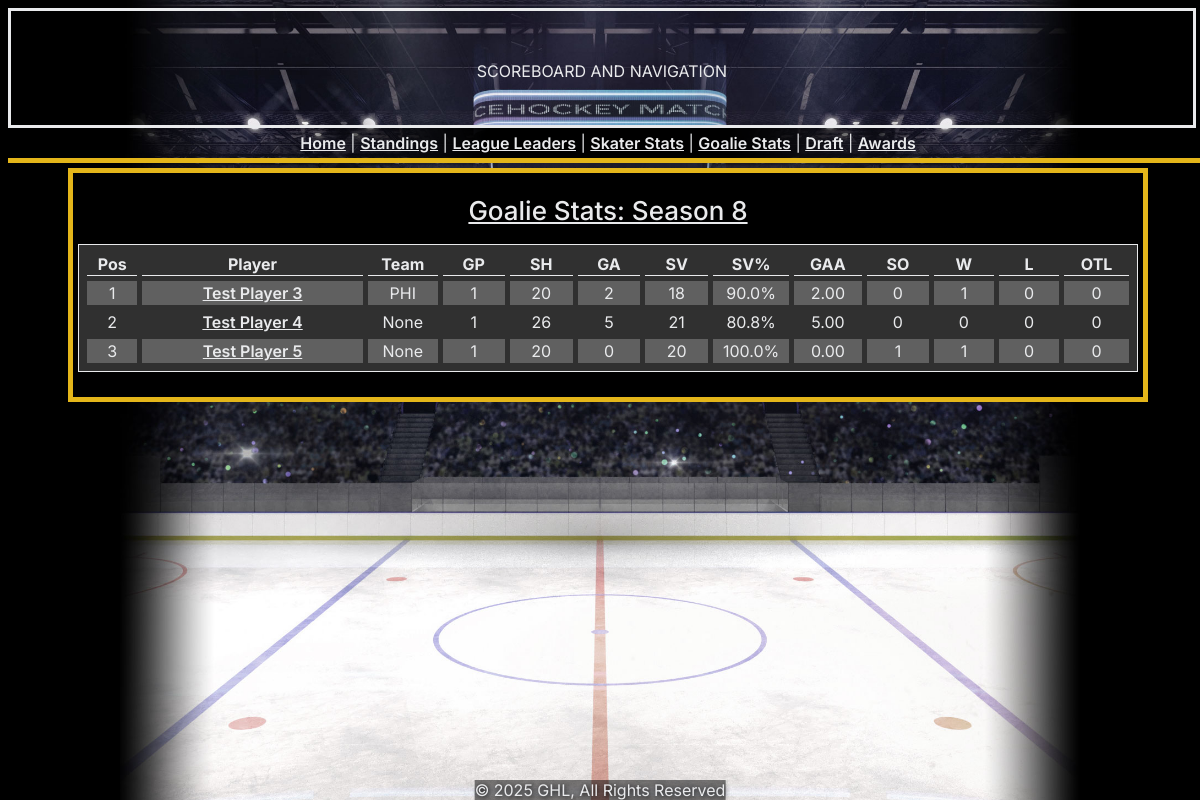
The page /goalies/ on the database as committed earlier.
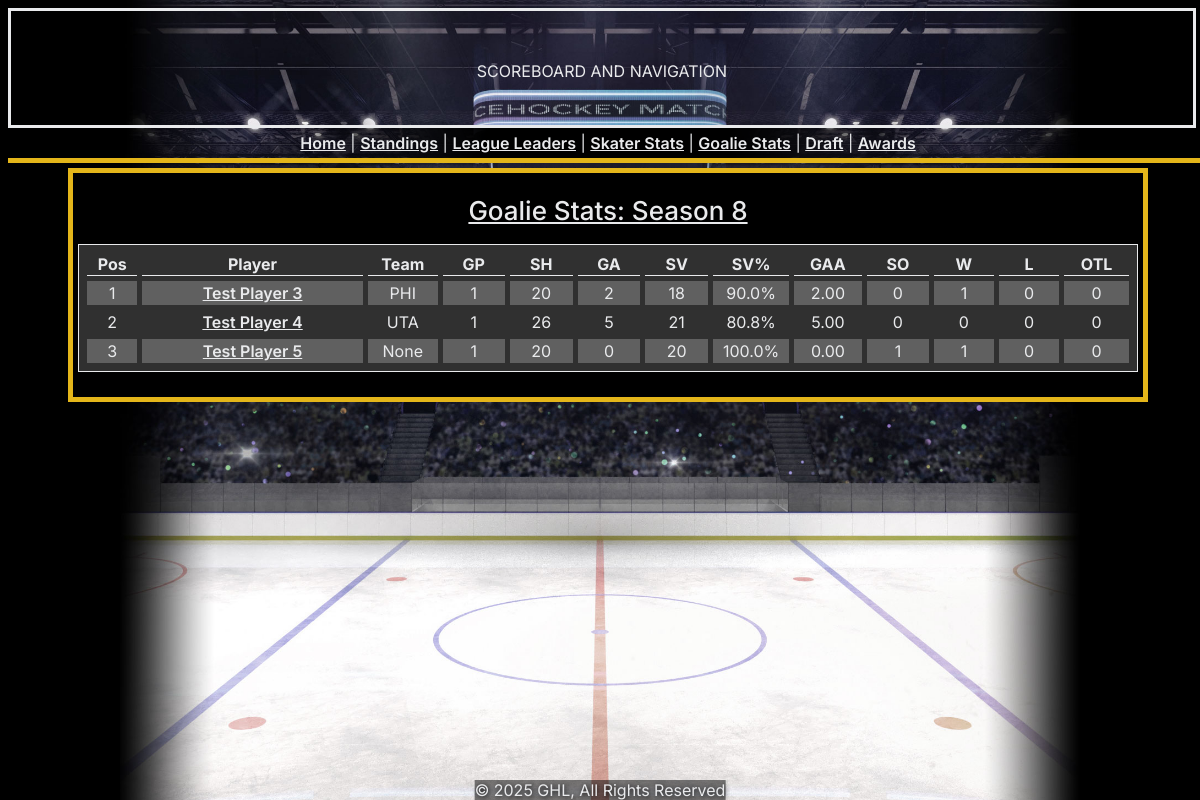
The same page on the database as committed later.
### GHLWebsiteApp/models.py (models this page shows, shortened)
class GoalieRecord(models.Model):
    ea_player_num = models.ForeignKey(Player, on_delete = models.CASCADE)
    game_num = models.ForeignKey(Game, on_delete = models.CASCADE)
    ea_club_num = models.ForeignKey(Team, on_delete = models.CASCADE)
    shots_against = models.PositiveSmallIntegerField(default="0")
    saves = models.PositiveSmallIntegerField(default="0")
    win = models.BooleanField(default="0")
    loss = models.BooleanField(default="0")
    otloss = models.BooleanField(default="0")
    shutout = models.BooleanField(default="0")
    breakaway_shots = models.PositiveSmallIntegerField(default="0")
    breakaway_saves = models.PositiveSmallIntegerField(default="0")
    ps_shots = models.PositiveSmallIntegerField(default="0")
    ps_saves = models.PositiveSmallIntegerField(default="0")

class Player(models.Model):
    ea_player_num = models.IntegerField(primary_key=True)
    username = models.CharField(max_length=16)
    current_team = models.ForeignKey(Team, on_delete = models.CASCADE, blank=True, null=True)
    def __str__(self):
        return self.username

class Team(models.Model):
    ea_club_num = models.IntegerField(primary_key=True)
    club_full_name = models.CharField(max_length=50)
    club_abbr = models.CharField(max_length=3)
    club_location = models.CharField(max_length=25)
    team_logo_link = models.TextField(blank=True, null=True)
    isActive = models.BooleanField(default=True)
    def __str__(self):
        return self.club_abbr

### GHLWebsiteApp/views.py (the view)
# urls.py: path('goalies/', views.goalies, name="goalies"),
def goalies(request):
    all_goalies = GoalieRecord.objects.filter(game_num__season_num=seasonSetting).annotate(
        goaliesgp = Count("game_num"),
        goaliesshots = Sum("shots_against"),
        goaliesga = (Sum("shots_against")-Sum("saves")),
        goaliessaves = Sum("saves"),
        goaliessvp = (Cast(Sum("saves"), models.FloatField())/Cast(Sum("shots_against"), models.FloatField()))*100,
        goaliesgaa = ((Cast(Sum("shots_against"), models.FloatField())-Cast(Sum("saves"), models.FloatField()))/Cast(Sum("game_num__gamelength"), models.FloatField()))*3600,
        goaliesshutouts =Sum(Case(
            When(shutout=True, then=1),
            default=0,
            output_field=models.IntegerField()
        )),
        goalieswins = Sum(Case(
            When(win=True, then=1),
            default=0,
            output_field=models.IntegerField()
        )),
        goalieslosses = Sum(Case(
            When(loss=True, then=1),
            default=0,
            output_field=models.IntegerField()
        )),
        goaliesotlosses = Sum(Case(
            When(otloss=True, then=1),
            default=0,
            output_field=models.IntegerField()
        )),
    ).order_by("ea_player_num")
    context = {
        "all_goalies": all_goalies
    }
    return render(request, "GHLWebsiteApp/goalies.html", context)

### GHLWebsiteApp/templates/GHLWebsiteApp/goalies.html
{% extends 'GHLWebsiteApp/layout.html' %}
{% load static %}
{% block body %}
  <center>
    <div class="section section_lg">
      <center>
      <div class="header">Goalie Stats: Season 8</div>
      <table id="fullstandings" class="sortable">
        <col style="width: 60px;">
        <col style="width: 300px;">
        <col style="width: 80px;">
        <col style="width: 80px;">
        <col style="width: 80px;">
        <col style="width: 80px;">
        <col style="width: 80px;">
        <col style="width: 80px;">
        <col style="width: 80px;">
        <col style="width: 80px;">
        <col style="width: 80px;">
        <col style="width: 80px;">
        <col style="width: 80px;">
        <tr>
          <th>Pos</th>
          <th>Player</th>
          <th>Team</th>
          <th>GP</th>
          <th>SH</th>
          <th>GA</th>
          <th>SV</th>
          <th>SV%</th>
          <th>GAA</th>
          <th>SO</th>
          <th>W</th>
          <th>L</th>
          <th>OTL</th>
        </tr>
        {% for goalie in all_goalies %}
        <tr>
          <td>{{ forloop.counter }}</td>
          <td><a href="{% url 'player' goalie.ea_player_num.ea_player_num %}">{{ goalie.ea_player_num }}</a></td>
          <td>{{ goalie.ea_player_num.current_team }}</td>
          <td>{{ goalie.goaliesgp }}</td>
          <td>{{ goalie.goaliesshots }}</td>
          <td>{{ goalie.goaliesga }}</td>
          <td>{{ goalie.goaliessaves }}</td>
          <td>{{ goalie.goaliessvp|floatformat:1 }}%</td>
          <td>{{ goalie.goaliesgaa|floatformat:2 }}</td>
          <td>{{ goalie.goaliesshutouts }}</td>
          <td>{{ goalie.goalieswins }}</td>
          <td>{{ goalie.goalieslosses }}</td>
          <td>{{ goalie.goaliesotlosses }}</td>
        </tr>
        {% empty %}
        <tr>
          <td colspan=13>No games recorded.</td>
        </tr>
        {% endfor %}
      </table>
      </center>
    </div>
  </center>
{% endblock %}

Rows that differ between the two databases and show on the page:
changed through a linked row, GoalieRecord "Test Player 4": ea_player_num.current_team "None" → "UTA"
